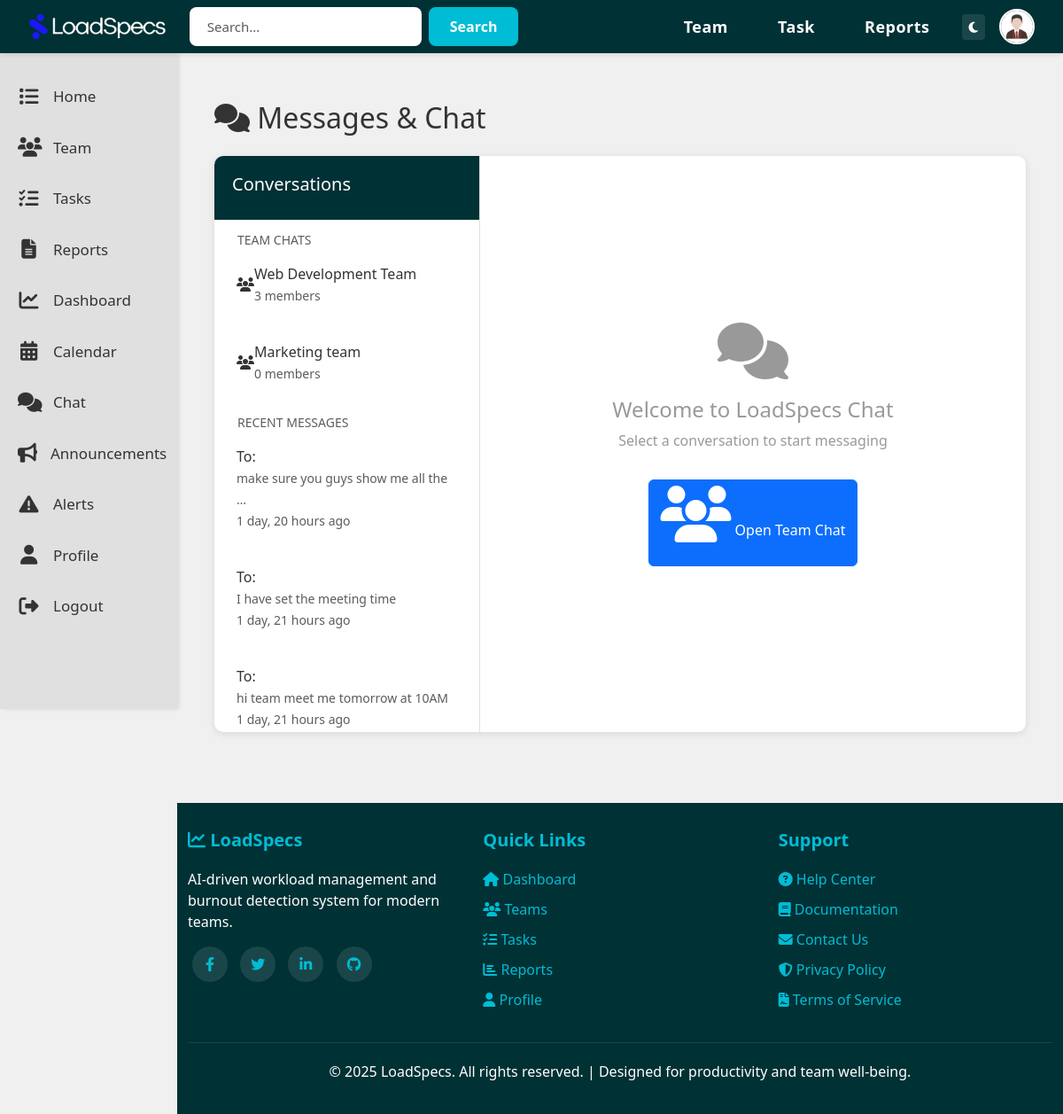
/chat/ (signed in), run on the app's committed database.
### LoadSpecsApp/models.py (models this page shows, shortened)
class User(AbstractUser):
    is_employee = models.BooleanField(default=False)
    is_team_lead = models.BooleanField(default=False)
    company_name = models.CharField(max_length=200, blank=True, null=True)
    joined_date = models.DateTimeField(default=timezone.now)
    bio = models.TextField(blank=True, null=True)
    profile_picture = models.ImageField(
        upload_to='profile_pictures/',
        blank=True,
        null=True,
        default='default_profile.png'
    )

class Team(models.Model):
    team_name = models.CharField(max_length=200)
    description = models.TextField(blank=True, null=True)
    created_by = models.ForeignKey(
        User,
        on_delete=models.CASCADE,
        related_name='teams_created'
    )
    created_at = models.DateTimeField(default=timezone.now)
    join_code = models.CharField(max_length=10, unique=True, blank=True)
    @property
    def member_count(self):
        return self.employees.count()

class Message(models.Model):
    sender = models.ForeignKey(User, on_delete=models.CASCADE, related_name='sent_messages')
    team = models.ForeignKey(Team, on_delete=models.CASCADE, related_name='messages', null=True, blank=True)
    task = models.ForeignKey(Task, on_delete=models.CASCADE, related_name='messages', null=True, blank=True)
    content = models.TextField()
    timestamp = models.DateTimeField(default=timezone.now)
    is_read = models.BooleanField(default=False)
    recipient = models.ForeignKey(
        User,
        on_delete=models.CASCADE,
        related_name='received_messages',
        null=True,
        blank=True
    )
    class Meta:
        ordering = ['timestamp']

### LoadSpecsApp/views.py (the view)
# urls.py: path('chat/', views.chat_view, name='chat'),
@login_required
def chat_view(request):
    user = request.user
    context = {'user': user}
    if user.is_employee:
        employee = user.employee_profile
        if employee.team:
            context['teams'] = [employee.team]
    elif user.is_team_lead:
        team_lead = user.teamlead_profile
        context['teams'] = team_lead.teams.all()
    recent_messages = Message.objects.filter(
        Q(sender=user) | Q(recipient=user)
    ).order_by('-timestamp')[:50]
    context['recent_messages'] = recent_messages
    return render(request, 'LoadSpecsHTML/chat.html', context)

### templates/LoadSpecsHTML/chat.html (shortened to what this page needs)
{% extends 'LoadSpecsHTML/base.html' %}
{% load static %}
{% block content %}
<div class="container-fluid mt-4">
    <h2 class="mb-4"><i class="fas fa-comments"></i> Messages & Chat</h2>
    <div class="chat-container">
        <div class="chat-sidebar">
            <div class="chat-sidebar-header">
                <h5>Conversations</h5>
            </div>
            <div class="chat-list">
                {% if teams %}
                    <div class="mb-3">
                        <small class="text-muted px-3">TEAM CHATS</small>
                        {% for team in teams %}
                            <div class="chat-item" onclick="window.location.href='{% url 'team_chat' team.id %}'">
                                <div class="d-flex align-items-center">
                                    <div class="chat-item-avatar mr-2">
                                        <i class="fas fa-users"></i>
                                    </div>
                                    <div>
                                        <div class="font-weight-bold">{{ team.team_name }}</div>
                                        <small class="text-muted">{{ team.member_count }} members</small>
                                    </div>
                                </div>
                            </div>
                        {% endfor %}
                    </div>
                {% endif %}
                <div>
                    <small class="text-muted px-3">RECENT MESSAGES</small>
                    {% for message in recent_messages|slice:":10" %}
                        <div class="chat-item">
                            <div class="font-weight-bold">
                                {% if message.sender == user %}
                                    To: {{ message.recipient.username }}
                                {% else %}
                                    From: {{ message.sender.username }}
                                {% endif %}
                            </div>
                            <small class="text-muted">{{ message.content|truncatewords:8 }}</small>
                            <div><small class="text-muted">{{ message.timestamp|timesince }} ago</small></div>
                        </div>
                    {% empty %}
                        <p class="text-muted px-3">No recent messages</p>
                    {% endfor %}
                </div>
            </div>
        </div>
        <div class="chat-main">
            <div class="chat-empty">
                <i class="fas fa-comments"></i>
                <h4>Welcome to LoadSpecs Chat</h4>
                <p>Select a conversation to start messaging</p>
                <div class="mt-3">
                    {% if teams %}
                        <a href="{% url 'team_chat' teams.0.id %}" class="btn btn-primary">
                            <i class="fas fa-users"></i> Open Team Chat
                        </a>
                    {% endif %}
                </div>
            </div>
        </div>
    </div>
</div>
{% endblock %}

### templates/LoadSpecsHTML/base.html (shortened to what this page needs)
{% load static %}
<!DOCTYPE html>
<html lang="en">
<head>
    <link href="https://cdn.jsdelivr.net/npm/bootstrap@5.3.0/dist/css/bootstrap.min.css" rel="stylesheet">
    <link rel="stylesheet" href="https://cdnjs.cloudflare.com/ajax/libs/font-awesome/6.4.0/css/all.min.css">
</head>
<body>
    {% if user.is_authenticated %}
    <nav class="navbar navbar-expand-lg navbar-custom fixed-top">
        <div class="container-fluid">
            <a class="navbar-brand" href="{% url 'home' %}">
                <img src="{% static 'Images/loadspecs_logo.png' %}" alt="LoadSpecs Logo" style="height: 30px;">
            </a>
            <div class="search-bar mx-auto d-none d-lg-flex">
                <form class="d-flex" method="GET" action="{% url 'home' %}">
                    <input type="text" name="search" placeholder="Search..." class="form-control">
                    <button type="submit">Search</button>
                </form>
            </div>
            <div class="collapse navbar-collapse justify-content-end" id="navbarNav">
                <ul class="navbar-nav align-items-center">
                    <li class="nav-item">
                        <a class="nav-link" href="{% url 'team' %}">Team</a>
                    </li>
                    <li class="nav-item">
                        <a class="nav-link" href="{% url 'tasks' %}">Task</a>
                    </li>
                    <li class="nav-item">
                        <a class="nav-link" href="{% url 'reports' %}">Reports</a>
                    </li>
                    <li class="nav-item ms-2">
                        <button id="themeToggle" class="btn btn-sm" style="background: rgba(255,255,255,0.1); color: white; border: none;" title="Toggle Theme">
                            <i class="fas fa-moon"></i>
                        </button>
                    </li>
                    <li class="nav-item ms-3">
                        <a href="{% url 'profile' %}" title="Profile">
                            {% if user.profile_picture and user.profile_picture.name != 'default_profile.png' %}
                                <img src="{{ user.profile_picture.url }}" alt="Profile" class="profile-icon">
                            {% else %}
                                <div class="profile-icon d-flex align-items-center justify-content-center"
                                     style="background: linear-gradient(135deg, #667eea 0%, #764ba2 100%);">
                                    <i class="fas fa-user" style="color: white; font-size: 20px;"></i>
                                </div>
                            {% endif %}
                        </a>
                    </li>
                </ul>
            </div>
        </div>
    </nav>
    <div class="sidebar d-none d-md-block">
        <a href="{% url 'home' %}" class="sidebar-item {% if request.resolver_match.url_name == 'home' %}active{% endif %}">
            <i class="fas fa-list"></i>
            <span>Home</span>
        </a>
        <a href="{% url 'team' %}" class="sidebar-item {% if request.resolver_match.url_name == 'team' %}active{% endif %}">
            <i class="fas fa-users"></i>
            <span>Team</span>
        </a>
        <a href="{% url 'tasks' %}" class="sidebar-item {% if request.resolver_match.url_name == 'tasks' %}active{% endif %}">
            <i class="fas fa-tasks"></i>
            <span>Tasks</span>
        </a>
        <a href="{% url 'reports' %}" class="sidebar-item {% if request.resolver_match.url_name == 'reports' %}active{% endif %}">
            <i class="fas fa-file-alt"></i>
            <span>Reports</span>
        </a>
        <a href="{% url 'performance_dashboard' %}" class="sidebar-item">
            <i class="fas fa-chart-line"></i>
            <span>Dashboard</span>
        </a>
        <a href="{% url 'calendar' %}" class="sidebar-item">
            <i class="fas fa-calendar-alt"></i>
            <span>Calendar</span>
        </a>
        <a href="{% url 'chat' %}" class="sidebar-item">
            <i class="fas fa-comments"></i>
            <span>Chat</span>
        </a>
        <a href="{% url 'announcements' %}" class="sidebar-item">
            <i class="fas fa-bullhorn"></i>
            <span>Announcements</span>
        </a>
        {% if user.is_team_lead %}
        <a href="{% url 'burnout_alerts' %}" class="sidebar-item">
            <i class="fas fa-exclamation-triangle"></i>
            <span>Alerts</span>
        </a>
        {% endif %}
        <a href="{% url 'profile' %}" class="sidebar-item {% if request.resolver_match.url_name == 'profile' %}active{% endif %}">
            <i class="fas fa-user"></i>
            <span>Profile</span>
        </a>
        <a href="{% url 'logout' %}" class="sidebar-item">
            <i class="fas fa-sign-out-alt"></i>
            <span>Logout</span>
        </a>
    </div>
    {% endif %}
    <div class="{% if user.is_authenticated %}main-content{% endif %}">
        {% block content %}{% endblock %}
    </div>
    {% if user.is_authenticated %}
    <footer class="footer">
        <div class="container-fluid">
            <div class="row">
                <div class="col-md-4">
                    <h5><i class="fas fa-chart-line"></i> LoadSpecs</h5>
                    <p>AI-driven workload management and burnout detection system for modern teams.</p>
                    <div class="social-icons mt-3">
                        <a href="#" title="Facebook"><i class="fab fa-facebook-f"></i></a>
                        <a href="#" title="Twitter"><i class="fab fa-twitter"></i></a>
                        <a href="#" title="LinkedIn"><i class="fab fa-linkedin-in"></i></a>
                        <a href="#" title="GitHub"><i class="fab fa-github"></i></a>
                    </div>
                </div>
                <div class="col-md-4">
                    <h5>Quick Links</h5>
                    <ul>
                        <li><a href="{% url 'home' %}"><i class="fas fa-home"></i> Dashboard</a></li>
                        <li><a href="{% url 'team' %}"><i class="fas fa-users"></i> Teams</a></li>
                        <li><a href="{% url 'tasks' %}"><i class="fas fa-tasks"></i> Tasks</a></li>
                        <li><a href="{% url 'reports' %}"><i class="fas fa-chart-bar"></i> Reports</a></li>
                        <li><a href="{% url 'profile' %}"><i class="fas fa-user"></i> Profile</a></li>
                    </ul>
                </div>
                <div class="col-md-4">
                    <h5>Support</h5>
                    <ul>
                        <li><a href="#"><i class="fas fa-question-circle"></i> Help Center</a></li>
                        <li><a href="#"><i class="fas fa-book"></i> Documentation</a></li>
                        <li><a href="#"><i class="fas fa-envelope"></i> Contact Us</a></li>
                        <li><a href="#"><i class="fas fa-shield-alt"></i> Privacy Policy</a></li>
                        <li><a href="#"><i class="fas fa-file-contract"></i> Terms of Service</a></li>
                    </ul>
                </div>
            </div>
            <div class="footer-bottom">
                <p>&copy; {{ current_year|default:"2025" }} LoadSpecs. All rights reserved. | Designed for productivity and team well-being.</p>
            </div>
        </div>
    </footer>
    {% endif %}
</body>
</html>

### templates/LoadSpecsHTML/base.html (style rules this page uses)
:root { --bg-color: #f0f0f0; --text-color: #333333; --card-bg: #ffffff; --sidebar-bg: #e0e0e0; --sidebar-text: #333; --border-color: #e0e0e0; }
* { margin: 0; padding: 0; box-sizing: border-box; }
body { font-family: 'Segoe UI', Tahoma, Geneva, Verdana, sans-serif; background-color: var(--bg-color); color: var(--text-color); min-height: 100vh; transition: background-color 0.3s, color 0.3s; }
.navbar-custom { background-color: #003135; height: 60px; padding: 0 20px; box-shadow: 0 2px 5px rgba(0,0,0,0.1); }
.navbar-brand { color: white !important; font-size: 24px; font-weight: bold; display: flex; align-items: center; transition: transform 0.2s; }
.navbar-brand img { height: 40px; margin-right: 10px; }
.navbar-custom .nav-link { color: white !important; font-size: 18px; font-weight: 600; padding: 10px 20px !important; margin: 0 8px; transition: all 0.3s ease; border-radius: 5px; letter-spacing: 0.5px; }
.search-bar { width: 1050px; max-width: 500%; }
.search-bar input { background-color: white; border: none; border-radius: 8px; padding: 10px 20px; width: 100%; font-size: 15px; box-shadow: 0 2px 5px rgba(0,0,0,0.1); transition: box-shadow 0.3s; }
.search-bar button { background-color: #00bcd4; color: white; border: none; padding: 10px 24px; border-radius: 8px; margin-left: 8px; cursor: pointer; transition: all 0.3s; font-weight: 600; }
.form-control { width: 750px; max-width: 500%; }
.profile-icon { width: 40px; height: 40px; border-radius: 50%; object-fit: cover; cursor: pointer; border: 2px solid white; transition: transform 0.3s; }
.sidebar { position: fixed; left: 0; top: 60px; width: 200px; height: calc(100vh - 60px); background-color: var(--sidebar-bg); padding: 20px 0; box-shadow: 2px 0 5px rgba(0,0,0,0.1); transition: background-color 0.3s; }
.sidebar-item { display: flex; align-items: center; padding: 16px 20px; color: var(--sidebar-text); text-decoration: none; transition: all 0.3s; font-size: 17px; font-weight: 500; }
.sidebar-item i { margin-right: 15px; font-size: 22px; width: 25px; text-align: center; }
.main-content { margin-left: 200px; margin-top: 60px; padding: 30px; min-height: calc(100vh - 60px); }
.footer { background-color: #003135; color: white; padding: 30px 0 20px 0; margin-top: 50px; margin-left: 200px; }
.footer a { color: #00bcd4; text-decoration: none; transition: color 0.3s; }
.footer h5 { color: #00bcd4; margin-bottom: 20px; font-weight: 600; }
.footer ul { list-style: none; padding: 0; }
.footer ul li { margin-bottom: 10px; }
.footer-bottom { border-top: 1px solid rgba(255,255,255,0.1); margin-top: 20px; padding-top: 20px; text-align: center; }
.social-icons a { display: inline-block; width: 40px; height: 40px; background-color: rgba(255,255,255,0.1); border-radius: 50%; text-align: center; line-height: 40px; margin: 0 5px; transition: all 0.3s; }

### templates/LoadSpecsHTML/chat.html (style rules this page uses)
.chat-container { height: calc(100vh - 150px); display: flex; background: white; border-radius: 10px; overflow: hidden; box-shadow: 0 2px 10px rgba(0,0,0,0.1); }
.chat-sidebar { width: 300px; border-right: 1px solid #e0e0e0; display: flex; flex-direction: column; }
.chat-sidebar-header { padding: 20px; background: #003135; color: white; }
.chat-list { flex: 1; overflow-y: auto; padding: 10px; }
.chat-item { padding: 15px; border-radius: 8px; margin-bottom: 10px; cursor: pointer; transition: background 0.2s; }
.chat-main { flex: 1; display: flex; flex-direction: column; }
.chat-empty { flex: 1; display: flex; align-items: center; justify-content: center; flex-direction: column; color: #999; }
.chat-empty i { font-size: 64px; margin-bottom: 20px; }

### data on the page
User: profile_picture (picture)
Team: team_name "Web Development Team", member_count "3"
Team: team_name "Marketing team", member_count "0"
Message: content "make sure you guys show me all the …", timestamp "1 day, 20 hours"
Message: content "I have set the meeting time", timestamp "1 day, 21 hours"
Message: content "hi team meet me tomorrow at 10AM", timestamp "1 day, 21 hours"

### other printed values
{{ current_year|default:"2025" }} "2025"
